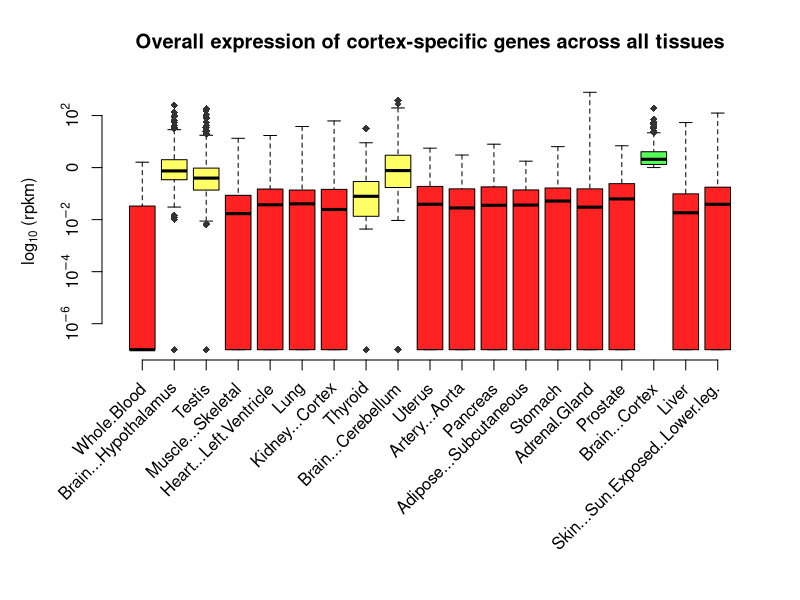

Write R code to recreate this figure.
#!/usr/bin/env Rscript

# all data
data = read.csv("../genes/tissue_specific.txt", header=TRUE, sep="\t", skip=1)

# all quantitative variables, transformed to decimal logarithm
num.data = log10(subset(data, select=c(-Gene, -Protein)) + 0.0000001)

if(Sys.info()['sysname'] == "Darwin") {
  quartz()
} else {
  x11()
}

# down, left, up, right margins
par(mar=c(12, 5.1, 4.1, 2.1))

# colors of each kind of box
different <- "#ff2222"
similar <- "#ffff66"
cortex <- "#55ff55"
outliers <- "#222222"
colors <- c(different, similar, similar, rep(different, 4), similar, similar,
         rep(different, 7), cortex, different, different)

ylabel <- expression('log'[10]*' (rpkm)')

# if you put log="y" the fucking labels don't work, so I use the log10 of the
# data, and I change (later) the labels of the y axis to be in logarithmic
# scale
boxplot(num.data, xaxt="n", xlab="", ylab=ylabel, axes=FALSE, col=colors,
        pch=18, outcol="#333333", main="Overall expression of cortex-specific genes across all tissues")

# the names of the tissues
xlabels <- colnames(num.data)

# y axis in logarithmic scale, x axis empty (by now)
ylabels <- parse(text=paste(c("10^-6", "10^-4", "10^-2", "0", "10^2")))
axis(2, labels=ylabels, at=c(-6, -4, -2, 0, 2))
axis(1, labels=FALSE, at=c(1:19))

# add tissue names as x labels
text(x=seq_along(xlabels), y=par("usr")[3]- 1, srt=45, adj=1,
     labels=xlabels, xpd=TRUE)

# message("Press Return To Continue")
# invisible(readLines("stdin", n=1))
